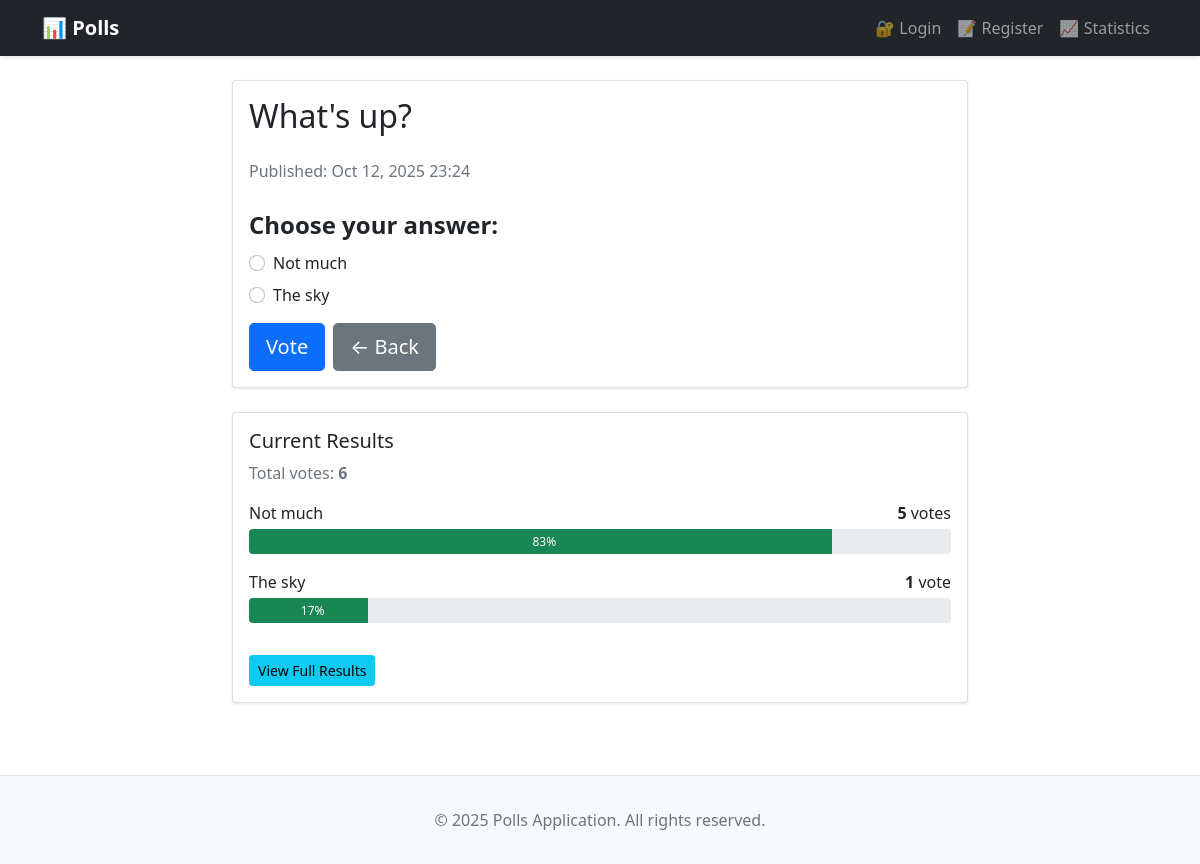
The page /polls/1/ on the database its author committed.
### polls/models.py (models this page shows, shortened)
class Question(models.Model):
    question_text = models.CharField(max_length=200)
    pub_date = models.DateTimeField("date published")
    def get_total_votes(self):
        return sum(choice.votes for choice in self.choice_set.all())

class Choice(models.Model):
    question = models.ForeignKey(Question, on_delete=models.CASCADE)
    choice_text = models.CharField(max_length=200)
    votes = models.IntegerField(default=0)

### polls/views.py (the view)
# urls.py: path("<int:pk>/", views.DetailView.as_view(), name="detail"),
class DetailView(PollsBaseView, generic.DetailView):
    model = Question
    template_name = "polls/detail.html"
    def get_queryset(self):
        return Question.objects.filter(pub_date__lte=timezone.now())

### polls/views.py (called while the page is built)
    def get_slogan(self):
        return random.choice(self.slogans)

    def get_context_data(self, **kwargs):
        context = super().get_context_data(**kwargs)
        context['slogan'] = self.get_slogan()
        return context

### polls/templates/polls/detail.html (shortened to what this page needs)
{% extends "base.html" %}
{% block content %}
<div class="row justify-content-center">
    <div class="col-lg-8">
        <div class="card">
            <div class="card-body">
                <h2 class="card-title mb-4">{{ question.question_text }}</h2>
                <p class="text-muted mb-4">
                    Published: {{ question.pub_date|date:"M d, Y H:i" }}
                </p>
                <form action="{% url 'polls:vote' question.id %}" method="post" novalidate>
                    <fieldset>
                        <legend class="form-label">
                            <strong>Choose your answer:</strong>
                        </legend>
                        <div class="mb-3">
                            {% for choice in question.choice_set.all %}
                                <div class="form-check mb-2">
                                    <input
                                        class="form-check-input"
                                        type="radio"
                                        name="choice"
                                        id="choice{{ forloop.counter }}"
                                        value="{{ choice.id }}"
                                        required
                                    >
                                    <label class="form-check-label" for="choice{{ forloop.counter }}">
                                        {{ choice.choice_text }}
                                    </label>
                                </div>
                            {% endfor %}
                        </div>
                    </fieldset>
                    <div class="d-flex gap-2">
                        <button type="submit" class="btn btn-primary btn-lg">
                            Vote
                        </button>
                        <a href="{% url 'polls:index' %}" class="btn btn-secondary btn-lg">
                            ← Back
                        </a>
                    </div>
                </form>
            </div>
        </div>
        <div class="card mt-4">
            <div class="card-body">
                <h5 class="card-title">Current Results</h5>
                <p class="text-muted">Total votes: <strong>{{ question.get_total_votes }}</strong></p>
                {% for choice in question.choice_set.all %}
                    <div class="mb-3">
                        <div class="d-flex justify-content-between mb-1">
                            <span>{{ choice.choice_text }}</span>
                            <span><strong>{{ choice.votes }}</strong> vote{{ choice.votes|pluralize }}</span>
                        </div>
                        <div class="progress" style="height: 25px;">
                            {% if question.get_total_votes > 0 %}
                                {% widthratio choice.votes question.get_total_votes 100 as percentage %}
                                <div
                                    class="progress-bar bg-success"
                                    role="progressbar"
                                    style="width: {{ percentage }}%"
                                    aria-valuenow="{{ choice.votes }}"
                                    aria-valuemax="{{ question.get_total_votes }}"
                                >
                                    <span class="ps-2">{{ percentage }}%</span>
                                </div>
                            {% endif %}
                        </div>
                    </div>
                {% endfor %}
                <a href="{% url 'polls:results' question.id %}" class="btn btn-info btn-sm mt-3">
                    View Full Results
                </a>
            </div>
        </div>
    </div>
</div>
{% endblock %}

### templates/base.html (style rules this page uses)
body { display: flex; flex-direction: column; min-height: 100vh; }
.card { box-shadow: 0 1px 3px rgba(0,0,0,0.1); animation: slideIn 0.3s ease-out; }
.btn { transition: all 0.2s ease; }
a { transition: color 0.2s ease; }

### rows shown on the page
Question: question_text "What's up?", pub_date "Oct 12, 2025 23:24", get_total_votes "6"
Choice: choice_text "Not much", votes "5", percentage "83"
Choice: choice_text "The sky", votes "1", percentage "17"
